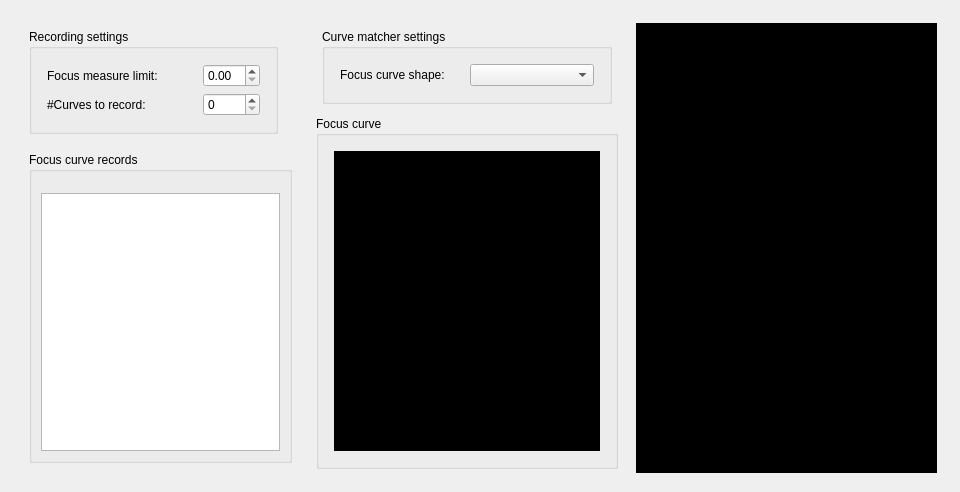
<?xml version="1.0" encoding="UTF-8"?>
<ui version="4.0">
 <class>FocusCurveRecorderPanel</class>
 <widget class="QWidget" name="FocusCurveRecorderPanel">
  <property name="windowModality">
   <enum>Qt::NonModal</enum>
  </property>
  <property name="geometry">
   <rect>
    <x>0</x>
    <y>0</y>
    <width>960</width>
    <height>492</height>
   </rect>
  </property>
  <property name="sizePolicy">
   <sizepolicy hsizetype="Expanding" vsizetype="Expanding">
    <horstretch>1</horstretch>
    <verstretch>1</verstretch>
   </sizepolicy>
  </property>
  <property name="minimumSize">
   <size>
    <width>400</width>
    <height>400</height>
   </size>
  </property>
  <property name="windowTitle">
   <string>Form</string>
  </property>
  <property name="autoFillBackground">
   <bool>false</bool>
  </property>
  <property name="styleSheet">
   <string notr="true"/>
  </property>
  <layout class="QGridLayout" name="gridLayout_2">
   <item row="0" column="0">
    <layout class="QGridLayout" name="gridLayout" rowstretch="1" columnstretch="1,5,5">
     <property name="leftMargin">
      <number>6</number>
     </property>
     <property name="topMargin">
      <number>6</number>
     </property>
     <property name="rightMargin">
      <number>6</number>
     </property>
     <property name="bottomMargin">
      <number>6</number>
     </property>
     <item row="0" column="1">
      <layout class="QGridLayout" name="layFocusCurveViewPanel">
       <property name="leftMargin">
        <number>6</number>
       </property>
       <property name="topMargin">
        <number>6</number>
       </property>
       <property name="rightMargin">
        <number>6</number>
       </property>
       <property name="bottomMargin">
        <number>6</number>
       </property>
       <item row="0" column="0">
        <layout class="QGridLayout" name="gridLayout_11" rowstretch="0" columnstretch="0">
         <property name="leftMargin">
          <number>6</number>
         </property>
         <property name="topMargin">
          <number>6</number>
         </property>
         <property name="rightMargin">
          <number>6</number>
         </property>
         <property name="bottomMargin">
          <number>6</number>
         </property>
         <item row="0" column="0">
          <widget class="QGroupBox" name="groupBox_3">
           <property name="title">
            <string>Curve matcher settings</string>
           </property>
           <layout class="QGridLayout" name="gridLayout_13">
            <item row="0" column="0">
             <layout class="QGridLayout" name="gridLayout_12" rowstretch="0" columnstretch="0,0" rowminimumheight="0" columnminimumwidth="0,1">
              <property name="leftMargin">
               <number>6</number>
              </property>
              <property name="topMargin">
               <number>6</number>
              </property>
              <property name="rightMargin">
               <number>6</number>
              </property>
              <property name="bottomMargin">
               <number>6</number>
              </property>
              <item row="0" column="0">
               <widget class="QLabel" name="label_10">
                <property name="minimumSize">
                 <size>
                  <width>0</width>
                  <height>0</height>
                 </size>
                </property>
                <property name="text">
                 <string>Focus curve shape:</string>
                </property>
               </widget>
              </item>
              <item row="0" column="1">
               <widget class="QComboBox" name="cbxFocusCurveType">
                <property name="minimumSize">
                 <size>
                  <width>0</width>
                  <height>0</height>
                 </size>
                </property>
               </widget>
              </item>
             </layout>
            </item>
           </layout>
          </widget>
         </item>
        </layout>
       </item>
       <item row="1" column="0">
        <widget class="QGroupBox" name="groupBox_4">
         <property name="title">
          <string>Focus curve</string>
         </property>
         <layout class="QGridLayout" name="gridLayout_15">
          <item row="0" column="0">
           <layout class="QGridLayout" name="gridLayout_14" rowstretch="0" columnstretch="0" rowminimumheight="0">
            <property name="leftMargin">
             <number>6</number>
            </property>
            <property name="topMargin">
             <number>6</number>
            </property>
            <property name="rightMargin">
             <number>6</number>
            </property>
            <property name="bottomMargin">
             <number>6</number>
            </property>
            <item row="0" column="0">
             <widget class="QWidget" name="widget" native="true">
              <property name="sizePolicy">
               <sizepolicy hsizetype="Expanding" vsizetype="Expanding">
                <horstretch>1</horstretch>
                <verstretch>1</verstretch>
               </sizepolicy>
              </property>
              <property name="styleSheet">
               <string notr="true">background-color: black;</string>
              </property>
             </widget>
            </item>
           </layout>
          </item>
         </layout>
        </widget>
       </item>
      </layout>
     </item>
     <item row="0" column="0">
      <layout class="QGridLayout" name="gridLayout_4" rowstretch="0,0" columnstretch="0">
       <property name="leftMargin">
        <number>6</number>
       </property>
       <property name="topMargin">
        <number>6</number>
       </property>
       <property name="rightMargin">
        <number>6</number>
       </property>
       <property name="bottomMargin">
        <number>6</number>
       </property>
       <item row="0" column="0">
        <layout class="QGridLayout" name="layCurveRecorderRecordingSettings">
         <property name="leftMargin">
          <number>6</number>
         </property>
         <property name="topMargin">
          <number>6</number>
         </property>
         <property name="rightMargin">
          <number>20</number>
         </property>
         <property name="bottomMargin">
          <number>6</number>
         </property>
         <item row="1" column="0">
          <widget class="QGroupBox" name="groupBox">
           <property name="minimumSize">
            <size>
             <width>0</width>
             <height>0</height>
            </size>
           </property>
           <property name="title">
            <string>Recording settings</string>
           </property>
           <layout class="QGridLayout" name="gridLayout_3">
            <item row="0" column="0">
             <layout class="QGridLayout" name="gridLayout_5">
              <property name="leftMargin">
               <number>6</number>
              </property>
              <property name="topMargin">
               <number>6</number>
              </property>
              <property name="rightMargin">
               <number>6</number>
              </property>
              <property name="bottomMargin">
               <number>6</number>
              </property>
              <item row="0" column="0">
               <widget class="QLabel" name="label_2">
                <property name="minimumSize">
                 <size>
                  <width>150</width>
                  <height>0</height>
                 </size>
                </property>
                <property name="text">
                 <string>Focus measure limit:</string>
                </property>
               </widget>
              </item>
              <item row="1" column="0">
               <widget class="QLabel" name="label">
                <property name="text">
                 <string>#Curves to record:</string>
                </property>
               </widget>
              </item>
              <item row="0" column="1">
               <widget class="QDoubleSpinBox" name="spinFocusMeasureLimit"/>
              </item>
              <item row="1" column="1">
               <widget class="QSpinBox" name="spinBox"/>
              </item>
             </layout>
            </item>
           </layout>
          </widget>
         </item>
        </layout>
       </item>
       <item row="1" column="0">
        <layout class="QGridLayout" name="gridLayout_6">
         <property name="leftMargin">
          <number>6</number>
         </property>
         <property name="topMargin">
          <number>6</number>
         </property>
         <property name="rightMargin">
          <number>6</number>
         </property>
         <property name="bottomMargin">
          <number>6</number>
         </property>
         <item row="0" column="0">
          <widget class="QGroupBox" name="groupBox_2">
           <property name="title">
            <string>Focus curve records</string>
           </property>
           <layout class="QGridLayout" name="gridLayout_8">
            <item row="1" column="0">
             <layout class="QGridLayout" name="gridLayout_7">
              <item row="0" column="0">
               <widget class="QTreeView" name="treeView">
                <property name="minimumSize">
                 <size>
                  <width>200</width>
                  <height>0</height>
                 </size>
                </property>
               </widget>
              </item>
             </layout>
            </item>
            <item row="0" column="0">
             <layout class="QHBoxLayout" name="layMainToolBar">
              <property name="leftMargin">
               <number>6</number>
              </property>
              <property name="topMargin">
               <number>6</number>
              </property>
              <property name="rightMargin">
               <number>6</number>
              </property>
              <property name="bottomMargin">
               <number>6</number>
              </property>
             </layout>
            </item>
           </layout>
          </widget>
         </item>
        </layout>
       </item>
      </layout>
     </item>
     <item row="0" column="2">
      <layout class="QGridLayout" name="gridLayout_9">
       <property name="leftMargin">
        <number>6</number>
       </property>
       <property name="topMargin">
        <number>6</number>
       </property>
       <property name="rightMargin">
        <number>6</number>
       </property>
       <property name="bottomMargin">
        <number>6</number>
       </property>
       <item row="0" column="0">
        <widget class="QWidget" name="widget_2" native="true">
         <property name="minimumSize">
          <size>
           <width>300</width>
           <height>450</height>
          </size>
         </property>
         <property name="styleSheet">
          <string notr="true">background-color: black;</string>
         </property>
        </widget>
       </item>
      </layout>
     </item>
    </layout>
   </item>
  </layout>
 </widget>
 <resources>
  <include location="../../../resources/res.qrc"/>
 </resources>
 <connections/>
</ui>
